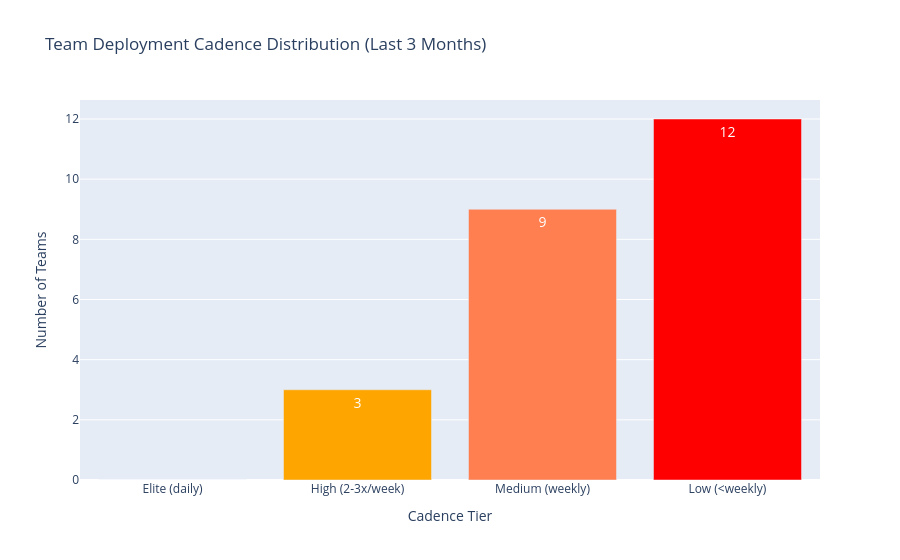

Notebook code cell kept with this figure:
### Code cell
# Visualize team cadence distribution
tier_order = ['Elite (daily)', 'High (2-3x/week)', 'Medium (weekly)', 'Low (<weekly)']
tier_colors = {'Elite (daily)': 'green', 'High (2-3x/week)': 'orange', 
               'Medium (weekly)': 'coral', 'Low (<weekly)': 'red'}

# Create summary dataframe
tier_summary = df_team_cadence['cadence_tier'].value_counts().reindex(tier_order).fillna(0).reset_index()
tier_summary.columns = ['tier', 'count']
tier_summary['pct'] = (tier_summary['count'] / tier_summary['count'].sum() * 100).round(1)

fig = px.bar(tier_summary, x='tier', y='count', 
             title='Team Deployment Cadence Distribution (Last 3 Months)',
             text='count',
             color='tier',
             color_discrete_map=tier_colors,
             category_orders={'tier': tier_order})
fig.update_traces(textposition='inside', textfont=dict(color='white', size=14))
fig.update_layout(
    xaxis_title='Cadence Tier',
    yaxis_title='Number of Teams',
    showlegend=False
)
fig.show()

# Key insight - calculated from actual data
elite_high = tier_summary[tier_summary['tier'].isin(['Elite (daily)', 'High (2-3x/week)'])]['count'].sum()
elite_high_pct = elite_high / len(df_team_cadence) * 100
low_count = int(tier_summary[tier_summary['tier'] == 'Low (<weekly)']['count'].sum())

top_teams = df_team_cadence.head(3)['team_name'].tolist()

print(f"\nKey insight:")
print(f"  {elite_high_pct:.0f}% of teams ({int(elite_high)}/{len(df_team_cadence)}) deploy at least 2-3x per week")
print(f"  {low_count} teams deploy less than weekly - potential delivery bottlenecks")
print(f"  Top performers: {', '.join(top_teams)}")

### Figure 1 — Plotly figure (JSON) as saved in the notebook; plotly's stock layout.template omitted (floating-point values rounded to 4 significant figures)
{"data": [{"hovertemplate": "tier=%{x}<br>count=%{text}<extra></extra>", "legendgroup": "Elite (daily)", "marker": {"color": "green", "pattern": {"shape": ""}}, "name": "Elite (daily)", "orientation": "v", "showlegend": true, "text": [0.0], "textfont": {"color": "white", "size": 14}, "textposition": "inside", "type": "bar", "x": ["Elite (daily)"], "xaxis": "x", "y": [0.0], "yaxis": "y"}, {"hovertemplate": "tier=%{x}<br>count=%{text}<extra></extra>", "legendgroup": "High (2-3x/week)", "marker": {"color": "orange", "pattern": {"shape": ""}}, "name": "High (2-3x/week)", "orientation": "v", "showlegend": true, "text": [3.0], "textfont": {"color": "white", "size": 14}, "textposition": "inside", "type": "bar", "x": ["High (2-3x/week)"], "xaxis": "x", "y": [3.0], "yaxis": "y"}, {"hovertemplate": "tier=%{x}<br>count=%{text}<extra></extra>", "legendgroup": "Medium (weekly)", "marker": {"color": "coral", "pattern": {"shape": ""}}, "name": "Medium (weekly)", "orientation": "v", "showlegend": true, "text": [9.0], "textfont": {"color": "white", "size": 14}, "textposition": "inside", "type": "bar", "x": ["Medium (weekly)"], "xaxis": "x", "y": [9.0], "yaxis": "y"}, {"hovertemplate": "tier=%{x}<br>count=%{text}<extra></extra>", "legendgroup": "Low (<weekly)", "marker": {"color": "red", "pattern": {"shape": ""}}, "name": "Low (<weekly)", "orientation": "v", "showlegend": true, "text": [12.0], "textfont": {"color": "white", "size": 14}, "textposition": "inside", "type": "bar", "x": ["Low (<weekly)"], "xaxis": "x", "y": [12.0], "yaxis": "y"}], "layout": {"barmode": "relative", "legend": {"title": {"text": "tier"}, "tracegroupgap": 0}, "showlegend": false, "title": {"text": "Team Deployment Cadence Distribution (Last 3 Months)"}, "xaxis": {"anchor": "y", "categoryarray": ["Elite (daily)", "High (2-3x/week)", "Medium (weekly)", "Low (<weekly)"], "categoryorder": "array", "domain": [0, 1], "title": {"text": "Cadence Tier"}}, "yaxis": {"anchor": "x", "domain": [0, 1], "title": {"text": "Number of Teams"}}}}
